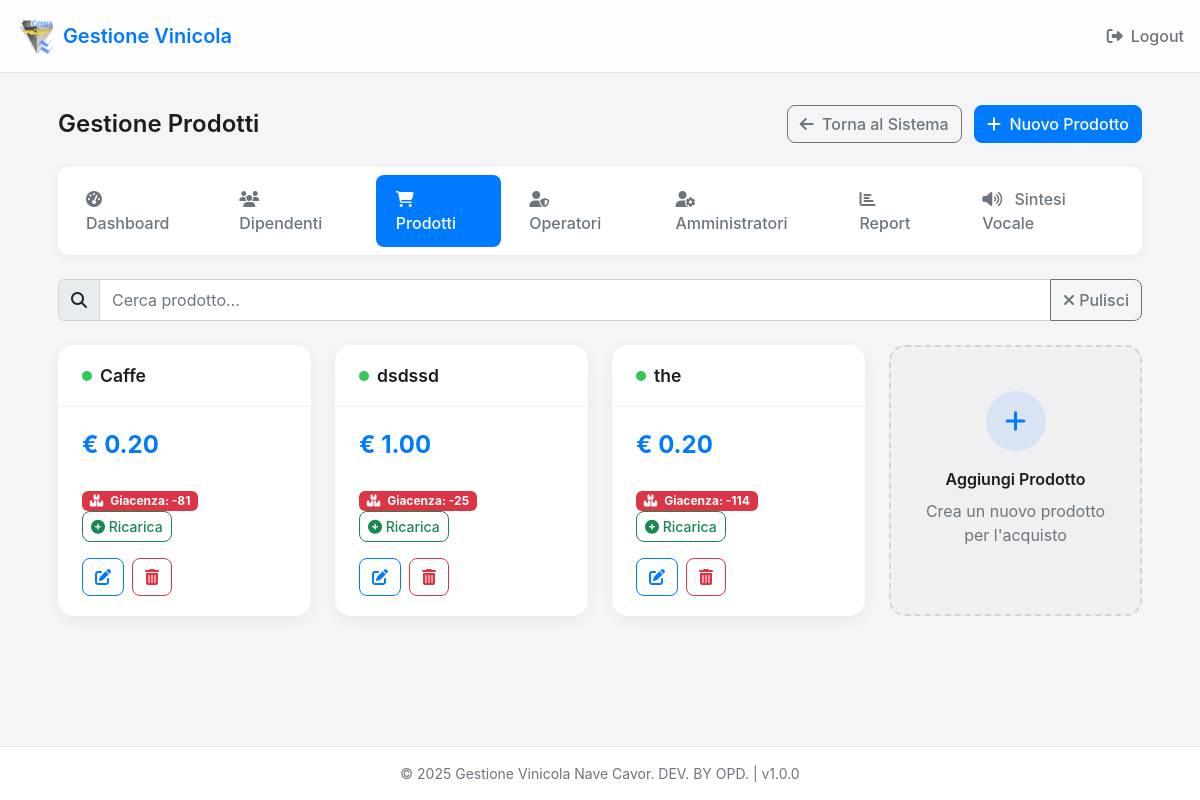
The page /admin/products (signed in) on the database as committed earlier.
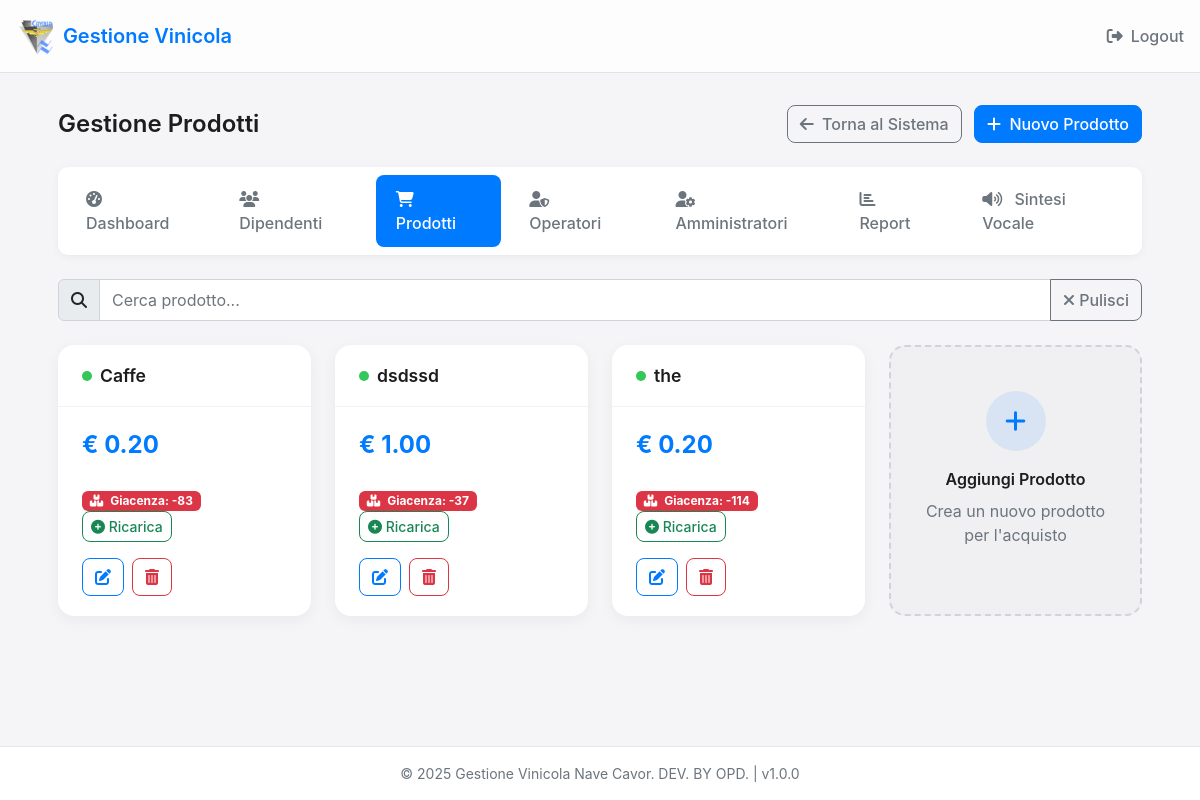
The same page on the database as committed later.
### app.py (models this page shows, shortened)
class Product(db.Model):
    id = db.Column(db.Integer, primary_key=True)
    name = db.Column(db.String(100))
    price = db.Column(db.Numeric(10, 2))
    active = db.Column(db.Boolean, default=True)
    inventory = db.Column(db.Integer, default=0)  # Giacenza del prodotto

### app.py (the view)
@app.route('/admin/products')
def admin_products():
    if session.get('admin_logged_in') != True:
        return redirect(url_for('admin_login'))
    products = Product.query.order_by(Product.name.asc()).all()
    return render_template('admin_products.html', products=products)

### app.py (called while the page is built)
@app.context_processor
def inject_app_info():
    now = datetime.now()
    return {
        'app_name': app.config['APP_NAME'],
        'app_version': app.config['APP_VERSION'],
        'now': now
    }

### templates/admin_products.html (shortened to what the changed rows need)
{% extends "base.html" %}
{% block content %}
<div class="admin-container">
    <div class="admin-header">
        <h1 class="admin-title">Gestione Prodotti</h1>
    </div>
    {% if products %}
    <div class="products-container">
        {% for product in products %}
        <div class="product-card">
            <div class="product-header">
                <h3 class="product-title">
                    <span class="product-status {% if product.active %}status-active{% else %}status-inactive{% endif %}"></span>
                    {{ product.name }}
                </h3>
            </div>
            <div class="product-body">
                <div class="product-price">€ {{ "%.2f"|format(product.price) }}</div>
                <div class="product-inventory mb-3">
                    <span class="badge {% if product.inventory > 0 %}bg-success{% elif product.inventory == 0 %}bg-warning{% else %}bg-danger{% endif %} me-2">
                        <i class="fas fa-boxes me-1"></i> Giacenza: {{ product.inventory }}
                    </span>
                    <button type="button" class="btn btn-sm btn-outline-success restock-btn" data-product-id="{{ product.id }}" data-product-name="{{ product.name }}" data-product-inventory="{{ product.inventory }}">
                        <i class="fas fa-plus-circle"></i> Ricarica
                    </button>
                </div>
                <div class="product-actions">
                    <button type="button" class="btn btn-outline-primary edit-product-btn" data-product-id="{{ product.id }}" data-product-name="{{ product.name }}" data-product-price="{{ product.price }}" data-product-active="{{ '1' if product.active else '0' }}" data-product-inventory="{{ product.inventory }}">
                        <i class="fas fa-edit"></i>
                    </button>
                    <button type="button" class="btn btn-outline-danger delete-product-btn" data-product-id="{{ product.id }}" data-product-name="{{ product.name }}">
                        <i class="fas fa-trash-alt"></i>
                    </button>
                </div>
            </div>
        </div>
        {% endfor %}
    </div>
    {% endif %}
</div>
{% endblock %}

Rows that differ between the two databases and show on the page:
changed Product "Caffe": inventory "-81" → "-83"
changed Product "dsdssd": inventory "-25" → "-37"
